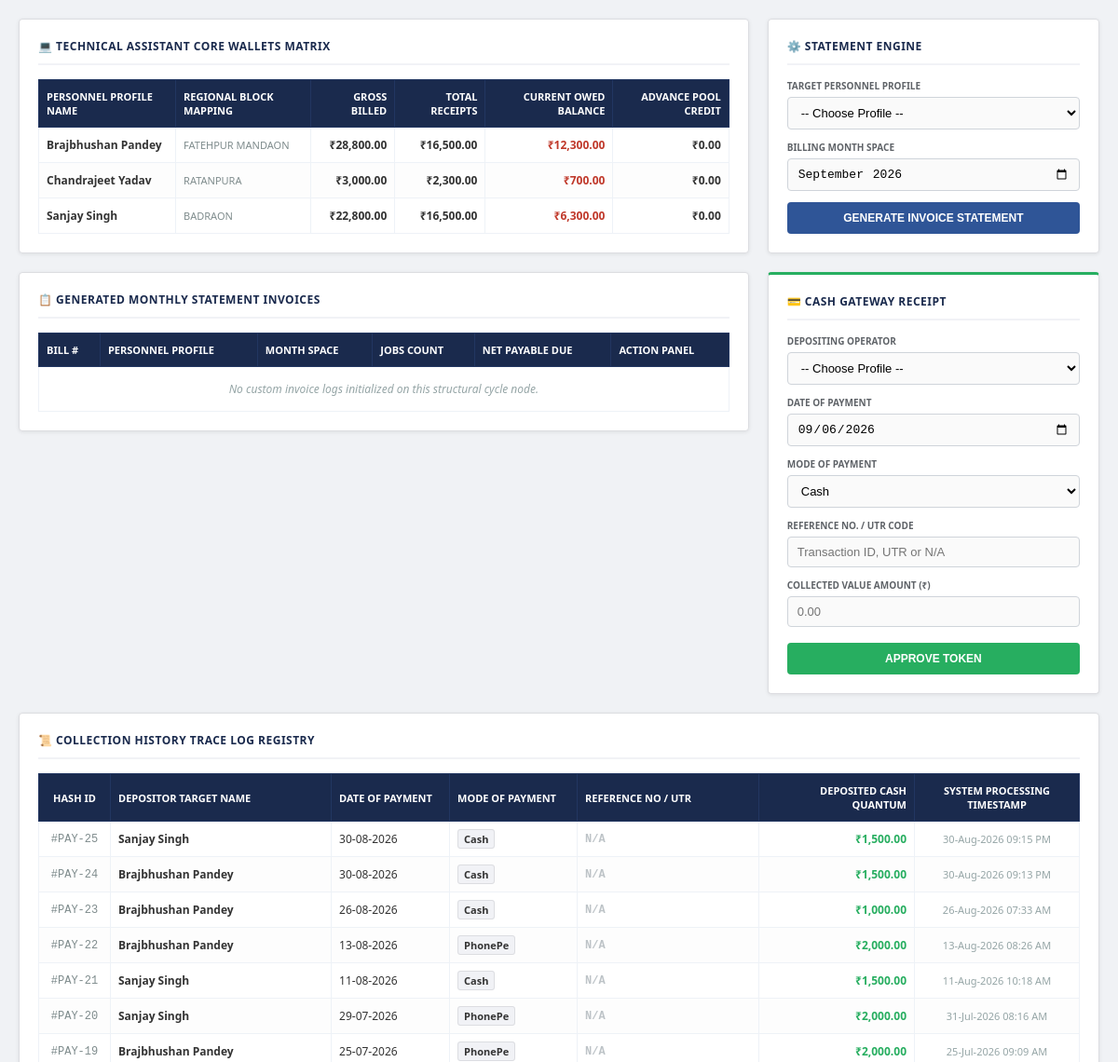
The page /secure_suite_v3/accounts.php (signed in, upper part) on the database as committed earlier.
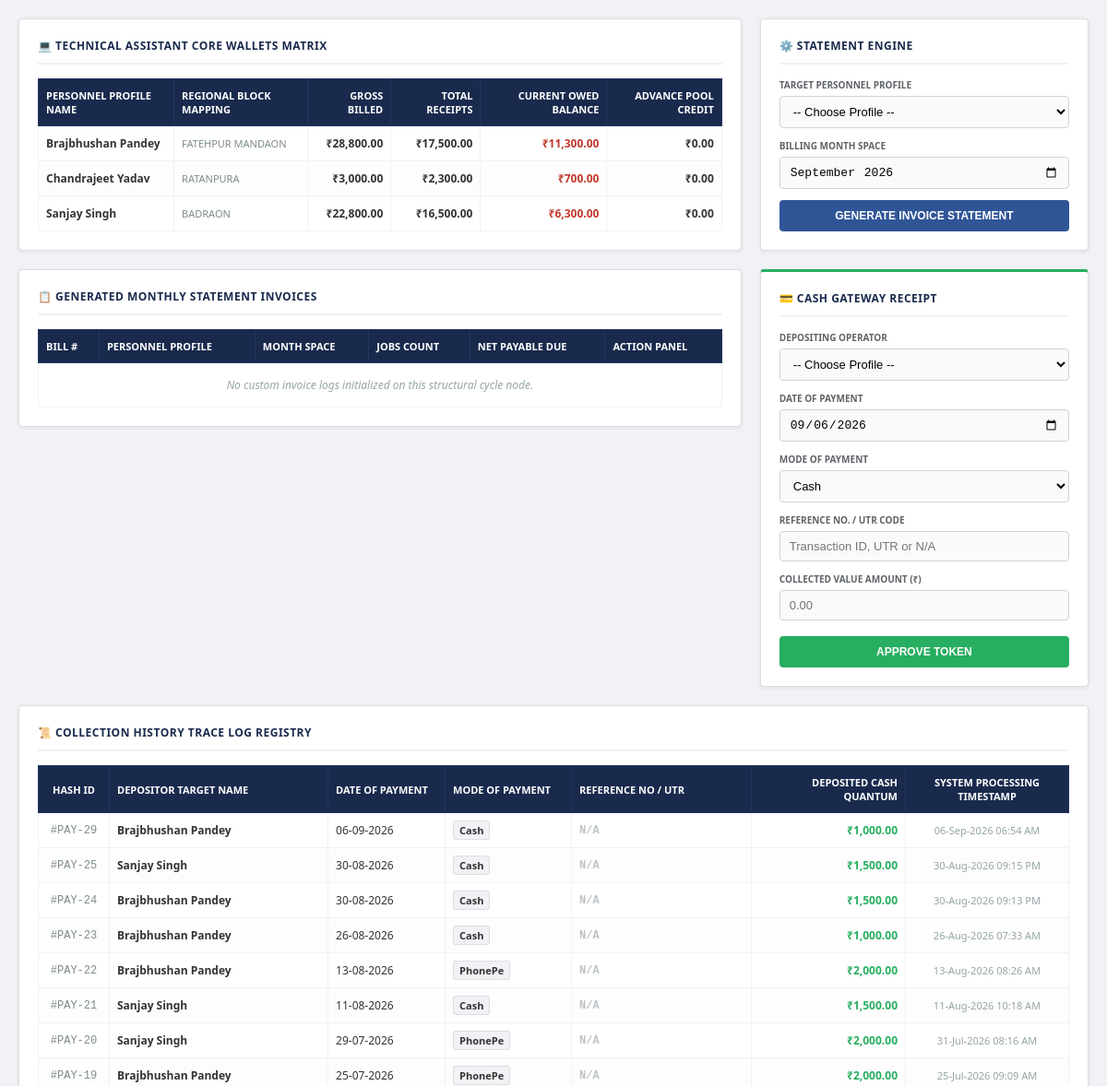
The same page on the database as committed later.
### tables this page shows
CREATE TABLE `clients` (
  `id` int(11) NOT NULL,
  `name` varchar(255) NOT NULL,
  `post` varchar(100) NOT NULL,
  `block` varchar(100) NOT NULL,
  `phone` varchar(20) NOT NULL,
  `pass` varchar(255) NOT NULL,
  `villages` longtext DEFAULT NULL
);

CREATE TABLE `payments_ledger` (
  `id` int(11) NOT NULL,
  `ta_name` varchar(255) NOT NULL,
  `amount` decimal(10,2) NOT NULL,
  `payment_date` date NOT NULL,
  `payment_mode` varchar(50) NOT NULL,
  `reference_no` varchar(100) DEFAULT NULL,
  `created_at` datetime NOT NULL
);

### secure_suite_v3/accounts.php (the view, shortened to what the changed rows need)
<?php
require_once 'db.php';
$ta_list = $pdo->query("SELECT name, block FROM clients ORDER BY name ASC")->fetchAll();
$wallet_matrix = [];
foreach ($ta_list as $ta) {
    $stmt = $pdo->prepare("SELECT SUM(bill_amount) as total_billed, SUM(paid_amount) as total_paid FROM work_tracker WHERE ta_name = ?");
    $stmt->execute([$ta['name']]);
    $res = $stmt->fetch();
    $gross_billed = $res['total_billed'] ?? 0.00;
    $total_receipts = $res['total_paid'] ?? 0.00;
    $current_owed = $gross_billed - $total_receipts;
    $advance_pool = 0.00;
    $wallet_matrix[] = [
        'name' => $ta['name'],
        'block' => $ta['block'],
        'billed' => $gross_billed,
        'receipts' => $total_receipts,
        'owed' => $current_owed,
        'advance' => $advance_pool
    ];
}
$history = $pdo->query("SELECT * FROM payments_ledger ORDER BY id DESC")->fetchAll();
?>
<!DOCTYPE html>
<html lang="en">
<head>
</head>
<body>
<div class="dashboard-layout">
    <div>
        <div class="card-node">
            <table class="ledger-table">
                <thead>
                    <tr>
                        <th>Personnel Profile Name</th>
                        <th>Regional Block Mapping</th>
                        <th style="text-align:right;">Gross Billed</th>
                        <th style="text-align:right;">Total Receipts</th>
                        <th style="text-align:right;">Current Owed Balance</th>
                        <th style="text-align:right;">Advance Pool Credit</th>
                    </tr>
                </thead>
                <tbody>
                    <?php foreach ($wallet_matrix as $w): ?>
                        <tr>
                            <td><strong><?php echo htmlspecialchars($w['name']); ?></strong></td>
                            <td style="color: #7f8c8d; font-size: 11px;"><?php echo htmlspecialchars($w['block']); ?></td>
                            <td style="text-align:right;" class="badge-amt">₹<?php echo number_format($w['billed'], 2); ?></td>
                            <td style="text-align:right;" class="badge-amt">₹<?php echo number_format($w['receipts'], 2); ?></td>
                            <td style="text-align:right;" class="badge-amt <?php echo $w['owed'] > 0 ? 'txt-danger' : ''; ?>">₹<?php echo number_format($w['owed'], 2); ?></td>
                            <td style="text-align:right;" class="badge-amt <?php echo $w['advance'] > 0 ? 'txt-success' : ''; ?>">₹<?php echo number_format($w['advance'], 2); ?></td>
                        </tr>
                    <?php endforeach; ?>
                </tbody>
            </table>
        </div>
        <div class="card-node">
            <table class="ledger-table">
                <thead>
                    <tr>
                        <th>Bill #</th>
                        <th>Personnel Profile</th>
                        <th>Month Space</th>
                        <th>Jobs Count</th>
                        <th>Net Payable Due</th>
                        <th>Action Panel</th>
                    </tr>
                </thead>
            </table>
        </div>
    </div>
</div>
<div class="card-node" style="width:100%; box-sizing: border-box;">
    <table class="ledger-table">
        <thead>
            <tr>
                <th style="width:60px; text-align:center;">Hash ID</th>
                <th>Depositor Target Name</th>
                <th style="width:110px;">Date of Payment</th>
                <th style="width:120px;">Mode of Payment</th>
                <th>Reference No / UTR</th>
                <th style="width:150px; text-align:right;">Deposited Cash Quantum</th>
                <th style="width:160px; text-align:center;">System Processing Timestamp</th>
            </tr>
        </thead>
        <tbody>
            <?php if (!empty($history)): ?>
                <?php foreach ($history as $h): ?>
                    <tr>
                        <td style="text-align:center; font-family:monospace; color:#7f8c8d;">#PAY-<?php echo $h['id']; ?></td>
                        <td><strong><?php echo htmlspecialchars($h['ta_name']); ?></strong></td>
                        <td><?php echo date('d-m-Y', strtotime($h['payment_date'])); ?></td>
                        <td>
                            <span style="background:#f1f2f6; border:1px solid #dcdde1; padding:2px 6px; border-radius:3px; font-size:11px; font-weight:600;">
                                <?php echo htmlspecialchars($h['payment_mode']); ?>
                            </span>
                        </td>
                        <td style="font-family:monospace; color:#2c3e50; font-weight:600;">
                            <?php echo !empty($h['reference_no']) ? htmlspecialchars($h['reference_no']) : '<span style="color:#bdc3c7;">N/A</span>'; ?>
                        </td>
                        <td style="text-align:right; font-weight:bold; color:#27ae60;">₹<?php echo number_format($h['amount'], 2); ?></td>
                        <td style="text-align:center; color:#95a5a6; font-size:11px;"><?php echo date('d-M-Y h:i A', strtotime($h['created_at'])); ?></td>
                    </tr>
                <?php endforeach; ?>
            <?php else: ?>
                <tr>
                    <td colspan="7" style="text-align:center; padding:25px; color:#95a5a6; font-style:italic;">No payment trace hashes found logged against current V3 schema node.</td>
                </tr>
            <?php endif; ?>
        </tbody>
    </table>
</div>
</body>
</html>

Rows that differ between the two databases and show on the page:
computed for clients "Brajbhushan Pandey": receipts "16,500.00" → "17,500.00"; owed "12,300.00" → "11,300.00"
added payments_ledger: id "29", ta_name "Brajbhushan Pandey", payment_date "06-09-2026", payment_mode "Cash", reference_no "N/A", amount "1,000.00", created_at "06-Sep-2026 06:54 AM"
